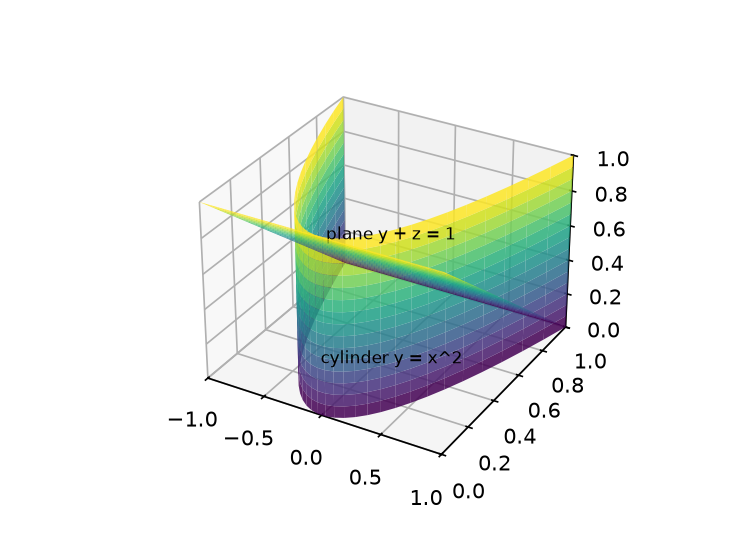

Python code for this plot:
"""Figure: the cylinder y = x^2 and the plane y + z = 1."""
import matplotlib
matplotlib.use("Agg")
import numpy as np
import matplotlib.pyplot as plt
from mpl_toolkits.mplot3d import proj3d

fig, ax = plt.subplots(subplot_kw={"projection": "3d"}, figsize=(5, 3.6), dpi=150)
xx = np.linspace(-1, 1, 32)
zz = np.linspace(0, 1, 16)
XX, ZZ = np.meshgrid(xx, zz)
ax.plot_surface(XX, XX**2, ZZ, cmap="viridis", alpha=0.85)
yy = np.linspace(0, 1, 16)
XY, YY = np.meshgrid(xx, yy)
ax.plot_surface(XY, YY, 1.0 - YY, cmap="viridis", alpha=0.85)
ax.set_xlim(-1, 1)
ax.set_ylim(0, 1)
ax.set_zlim(0, 1)
fig.canvas.draw()

def put(p, s):
    px, py, pz = proj3d.proj_transform(p[0], p[1], p[2], ax.get_proj())
    dx, dy = ax.transData.transform((px, py))
    fx = (dx - ax.bbox.x0) / (ax.bbox.x1 - ax.bbox.x0)
    fy = (dy - ax.bbox.y0) / (ax.bbox.y1 - ax.bbox.y0)
    return ax.text2D(fx, fy, s, transform=ax.transAxes, fontsize=8)

put((0.0, 0.0, 0.3), "cylinder y = x^2")
put((0.0, 0.05, 0.95), "plane y + z = 1")
print("labels at (0,0,0.3) and (0,0.05,0.95)")
fig.canvas.draw()
renderer = fig.canvas.get_renderer()
for a in list(ax.texts) + ([ax.get_legend()] if ax.get_legend() else []):
    box = a.get_window_extent(renderer)
    name = a.get_text() if hasattr(a, "get_text") else "legend"
    assert ax.bbox.x0 - 1 <= box.x0 and box.x1 <= ax.bbox.x1 + 1, name
    assert ax.bbox.y0 - 1 <= box.y0 and box.y1 <= ax.bbox.y1 + 1, name
fig.savefig("part1_figure1.png")
print("figure ok")
